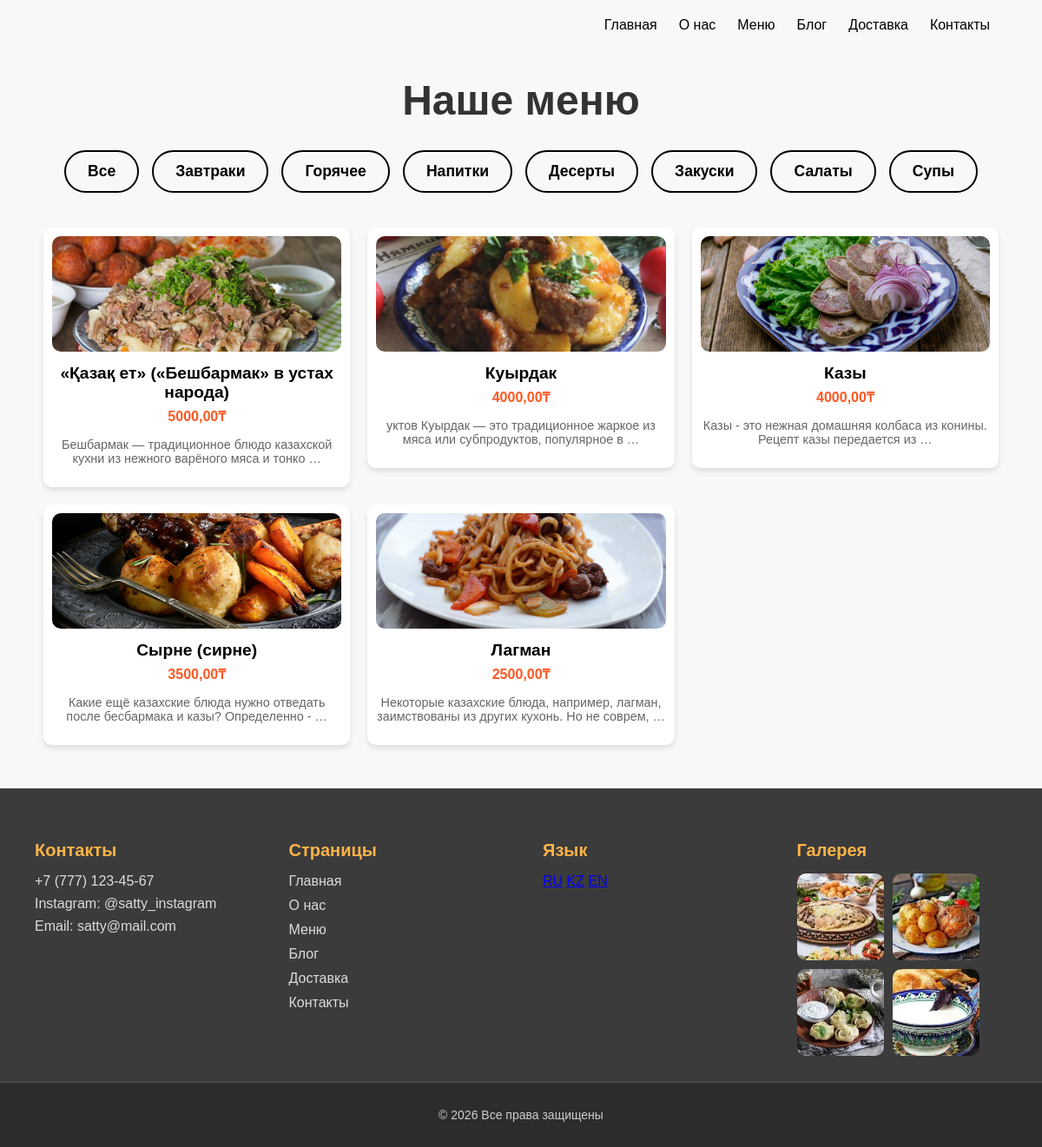
Screenshot of /ru/category/goryachee/ with the database file from the repository.
### kazakhfood/models.py (models this page shows, shortened)
class Category(models.Model):
    name = models.CharField(max_length=100, verbose_name='Название категории')
    slug = models.SlugField(max_length=100, unique=True, verbose_name='URL категории')
    class Meta:
        verbose_name = 'Категория'
        verbose_name_plural = 'Категории'

class Dish(models.Model):
    title = models.CharField(max_length=255, verbose_name='Название блюда')
    description = models.TextField(verbose_name='Описание блюда')
    price = models.DecimalField(max_digits=7, decimal_places=2, verbose_name='Цена')
    image = models.ImageField(upload_to='dishes/', blank=True, null=True, verbose_name='Фото блюда')
    is_available = models.BooleanField(default=True, verbose_name='В наличии')
    category = models.ForeignKey(Category, on_delete=models.PROTECT, related_name='dishes', verbose_name='Категория')
    class Meta:
        verbose_name = 'Блюдо'
        verbose_name_plural = 'Блюда'

### kazakhfood/views.py (the view)
# urls.py: path('category/<slug:category_slug>/', views.menu, name='menu_by_category'),
def menu(request, category_slug=None):
    categories = Category.objects.all()
    dishes = Dish.objects.filter(is_available=True)
    if category_slug:
        category = get_object_or_404(Category, slug=category_slug)
        dishes = dishes.filter(category=category)
    return render(request, 'kazakhfood/menu.html', {
        'categories': categories,
        'dishes': dishes
    })

### kazakhfood/templates/kazakhfood/menu.html (shortened to what this page needs)
{% extends 'kazakhfood/base.html' %}
{% load static %}
{% block extra_css %}
<link rel="stylesheet" href="{% static 'kazakhfood/css/menu.css' %}">
{% endblock %}
{% block content %}
<header class="nav-wrapper">
    <div class="nav-links">
        <a href="{% url 'index' %}">Главная</a>
        <a href="{% url 'about' %}">О нас</a>
        <a href="{% url 'menu' %}">Меню</a>
        <a href="{% url 'blog' %}">Блог</a>
        <a href="{% url 'delivery' %}">Доставка</a>
        <a href="{% url 'contacts' %}">Контакты</a>
    </div>
</header>
<h1 class="title">Наше меню</h1>
<nav class="categories">
    <a href="{% url 'menu' %}" class="category-btn">Все</a>
    {% for category in categories %}
        <a href="{% url 'menu_by_category' category.slug %}" class="category-btn">
            {{ category.name }}
        </a>
    {% endfor %}
</nav>
<main>
    <div class="menu-grid">
        {% for dish in dishes %}
        <a href="{% url 'dish_detail' dish.id %}" class="card-link">
            <div class="card">
                {% if dish.image %}
                    <img src="{{ dish.image.url }}" alt="{{ dish.title }}" class="card-img">
                {% endif %}
                <h3 class="dish-title">{{ dish.title }}</h3>
                <p class="price">{{ dish.price }}₸</p>
                <p class="desc">{{ dish.description|truncatewords:12 }}</p>
            </div>
        </a>
        {% empty %}
        <p>Блюд нет в этой категории.</p>
        {% endfor %}
    </div>
</main>
{% endblock %}

### kazakhfood/static/kazakhfood/css/menu.css (style rules this page uses)
body { font-family: Arial, sans-serif; margin: 0; padding: 0; background: #f8f8f8; }
.title { text-align: center; font-size: 3em; margin: 30px 0; color: #333; }
.categories { display: flex; justify-content: center; flex-wrap: wrap; gap: 15px; margin-bottom: 40px; }
.category-btn { text-decoration: none; padding: 12px 25px; border-radius: 30px; background-color: transparent; border: 2px solid #000; color: #000; font-weight: bold; font-size: 1.1em; transition: 0.3s; }
.menu-grid { display: grid; grid-template-columns: repeat(4, 1fr); gap: 20px; padding: 0 50px 50px 50px; }
.card-link { text-decoration: none; color: inherit; }
.card { background: #fff; border-radius: 10px; box-shadow: 0 4px 6px rgba(0,0,0,0.1); transition: transform 0.2s, box-shadow 0.2s; overflow: hidden; text-align: center; padding: 10px; }
.card-img { width: 100%; height: 133px; object-fit: cover; border-radius: 10px; }
.dish-title { margin: 10px 0 5px 0; font-size: 1.2em; }
.price { color: #ff5722; font-weight: bold; margin: 5px 0; }
.desc { font-size: 0.9em; color: #666; }
.nav-wrapper { width: 90%; margin: 20px auto; display: flex; justify-content: flex-end; align-items: center; gap: 30px; }
.nav-links { display: flex; gap: 25px; }
.nav-links a { text-decoration: none; color: #000; font-weight: 500; }
@media (max-width: 1200px) { .menu-grid { grid-template-columns: repeat(3, 1fr); } }

### rows the page displays
Category: name "Завтраки"
Category: name "Горячее"
Category: name "Напитки"
Category: name "Десерты"
Category: name "Закуски"
Category: name "Салаты"
Category: name "Супы"
Dish: image (picture), title "«Қазақ ет» («Бешбармак» в устах народа)", price "5000,00", description "Бешбармак — традиционное блюдо казахской кухни из нежного варёного мяса и тонко …"
Dish: image (picture), title "Куырдак", price "4000,00", description "уктов Куырдак — это традиционное жаркое из мяса или субпродуктов, популярное в …"
Dish: image (picture), title "Казы", price "4000,00", description "Казы - это нежная домашняя колбаса из конины. Рецепт казы передается из …"
Dish: image (picture), title "Сырне (сирне)", price "3500,00", description "Какие ещё казахские блюда нужно отведать после бесбармака и казы? Определенно - …"
Dish: image (picture), title "Лагман", price "2500,00", description "Некоторые казахские блюда, например, лагман, заимствованы из других кухонь. Но не соврем, …"
